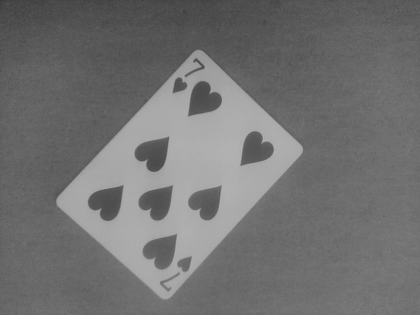
%> input picture Testimage1.tif, 420 x 315 px, shrunk from 1024 x 768 before the run
$ octave proj1.m   (GNU Octave 9; MATLAB toolbox functions it lacks are replaced by stand-ins)
%> lines starting %> are read from the running program, lines starting %| are printed output that depends on the picture; in (x1, y1, x2, y2) boxes, pixels count from 0 and x2, y2 are one past the last pixel; in counts of white or black regions, pixels touching at a corner belong together; the program's own positions count from 1

clc;
clear all;
close all;

prompt = 'Enter the file name with extension: ';
 fileName = input(prompt,'s');
%> the answer given: Testimage1.tif
 oriImage=imread(fileName);
%> oriImage is the input picture: size 315x420 uint8; min 56, max 178, mean 113.3

 % oriImage=imread('Testimage3.tif');
figure
imshow(oriImage);
title('Input Image');

%% binarize the image
bwImage=imbinarize(oriImage);
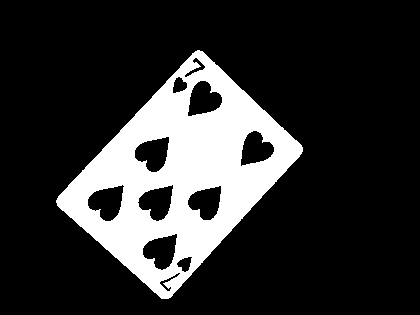
%> bwImage: size 315x420 logical; 19.1% white; 1 white region, box (x1, y1, x2, y2) and area: (56, 50, 303, 299) 25327

%to eliminate the little white holes in the black background
bw=bwareaopen(bwImage,30);

% figure
% imshow(bw);
% title('Binary Image')

%% Detect 2 corners to determine the angle of rotation of the image

%detect the upper-left corner
[x_left,y_left]=topLeft(bw);
%> after the loop in topLeft, `for j=1:w`: flag_left = 1; x_left = 57; y_left = 201
%> x_left = 57; y_left = 201
% detect the bottom left corner
[x_bottom,y_bottom]=bottomLeft(bw);
%> after the loop in bottomLeft, `for i=h:-1:1`: flag_bottom = 1; x_bottom = 162; y_bottom = 299
%> x_bottom = 162; y_bottom = 299

hold on
plot(x_left,y_left,'ro');
plot(x_bottom,y_bottom,'ro');
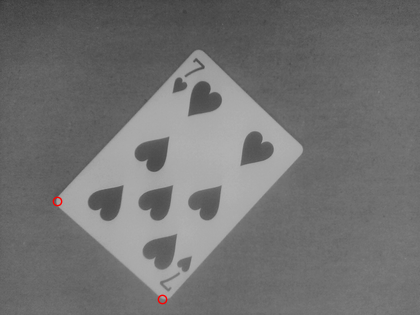
%> figure redrawn from the program's plot data; its title reads 'Input Image'

% calculate the vertical and horizontal distances between the two corners
w=x_bottom-x_left;
%> w = 105
h=y_bottom-y_left;
%> h = 98

%get the theta using arc tangent
theta=atand(h/w);
%> theta = 43.03

%calculate the distance between the two points to prepare for imrotate()
dis=sqrt((x_left-x_bottom)^2+(y_left-y_bottom)^2);
%> dis = 143.6

%% Rotate the image based on the calculated angle

% rotate the image based on if the two points detected are long edge of the
% card or short edge of the card
[r,c]=size(oriImage);
%> r = 315; c = 420
if 1.0*dis/c>0.48
    I=imrotate(oriImage,theta+90,'bilinear','crop'); % Rorate by 'theta + 90' if long edge
    I_bw=imrotate(bw,theta+90,'bilinear','crop'); % Also rotate the binarized image
else
    I=imrotate(oriImage,theta,'bilinear','crop'); % Rorate by 'theta' if short edge
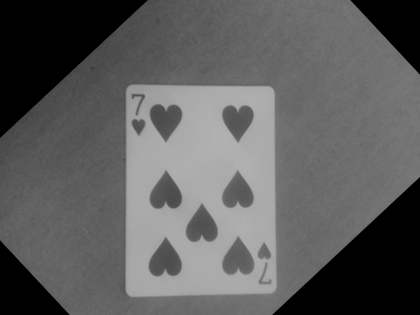
%> I: size 315x420 uint8; min 0, max 178, mean 93.7
    I_bw=imrotate(bw,theta,'bilinear','crop'); % Also rotate the binarized image
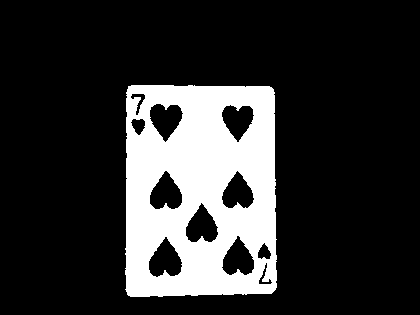
%> I_bw: size 315x420 logical; 19.2% white; 1 white region, box (x1, y1, x2, y2) and area: (125, 85, 277, 297) 25344
end

% figure
% imshow(I)
% title('rotated Image')


%% Detection of the 4 corners after rotating the image in order for the cropping

% detect the upper-left corner
[x_left,y_left]=topLeft_r(I_bw);
%> after the loop in topLeft_r, `for j=1:w`: x_left = 126; y_left = 249
%> x_left = 126; y_left = 249
% detect the bottom left corner
[x_bottom,y_bottom]=bottomLeft_r(I_bw);
%> after the loop in bottomLeft_r, `for i=h:-1:1`: x_bottom = 131; y_bottom = 297
%> x_bottom = 131; y_bottom = 297
% detect the top-right corner
[x_upper,y_upper]=topRight_r(I_bw);
%> after the loop in topRight_r, `for i=1:h`: x_upper = 195; y_upper = 86
%> x_upper = 195; y_upper = 86
% detect the bottom-right corner
[x_right,y_right]=bottomRight_r(I_bw);
%> after the loop in bottomRight_r, `for j=w:-1:1`: flag_right = 1; x_right = 277; y_right = 240
%> x_right = 277; y_right = 240

% [10 lines of commented-out code are left out]
cropped_im = I(y_upper:y_bottom,x_left:x_right,:);
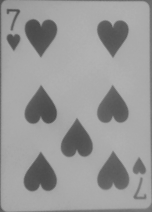
%> cropped_im: size 212x152 uint8; min 74, max 178, mean 152.7
figure
imshow(cropped_im)
title('Cropped Image')

%% Functions to detect corners

% top left corner detect
function[x_left,y_left]=topLeft(bw)
[h,w]=size(bw);
x_left=0;
y_left=0;
flag_left=0;
for j=1:w
    for i=1:h
        if bw(i,j)==1
            x_left=j;
            y_left=i;
            flag_left=1;
            break
        end
    end
     if flag_left==1
        break
     end
end
end

%bottom corner detect
function [x_bottom,y_bottom]=bottomLeft(bw)
x_bottom=0;
y_bottom=0;
flag_bottom=0;
[h,w]=size(bw);
for i=h:-1:1
    for j=1:w
        if bw(i,j)==1
            x_bottom=j;
            y_bottom=i;
            flag_bottom=1;
            break;
        end
    end
    if flag_bottom==1
        break
    end
end
end

% bottom right corner detect
function[x_right,y_right]=bottomRight_r(bw)
[h,w]=size(bw);
x_right=0;
y_right=0;
flag_right=0;
for j=w:-1:1
    for i=1:h
        if bw(i,j)==1
            x_right=j;
            y_right=i;
            flag_right=1;
            break
        end
    end
     if flag_right==1
        break
     end
end
end


% upper right corner detect
function [x_upper,y_upper]=topRight_r(bw)
x_upper=0;
y_upper=0;
flag_bottom=0;
[h,w]=size(bw);
for i=1:h
    for j=w:-1:1
        if bw(i,j)==1
            x_upper=j;
            y_upper=i;
            flag_bottom=1;
            break;
        end
    end
    if flag_bottom==1
        break
    end
end
end

% left corner detect
function[x_left,y_left]=topLeft_r(bw)
[h,w]=size(bw);
x_left=0;
y_left=0;
flag_left=0;
for j=1:w
    for i=1:h
        if bw(i,j)==1
            x_left=j;
            y_left=i;
            flag_left=1;
            break
        end
    end
     if flag_left==1
        break
     end
end
end

%bottom corner detect
function [x_bottom,y_bottom]=bottomLeft_r(bw)
x_bottom=0;
y_bottom=0;
flag_bottom=0;
[h,w]=size(bw);
for i=h:-1:1
    for j=1:w
        if bw(i,j)==1
            x_bottom=j;
            y_bottom=i;
            flag_bottom=1;
            break;
        end
    end
    if flag_bottom==1
        break
    end
end
end
